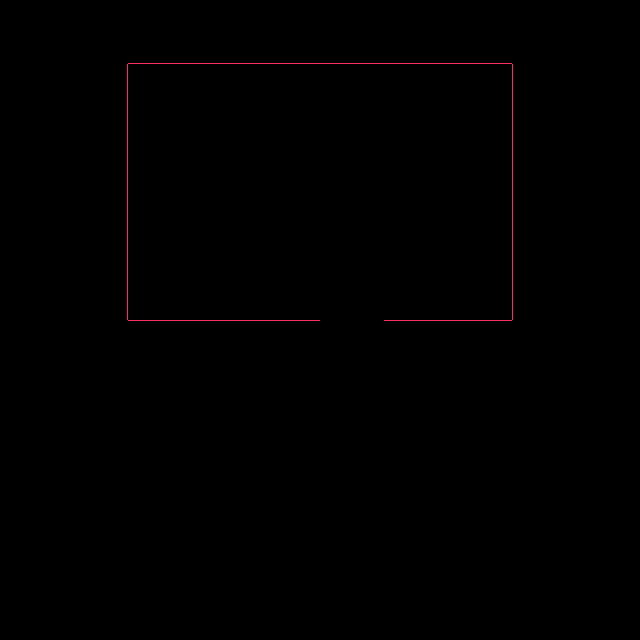

This is a level from a 2D game, rendered from its Tiled map with the project's own tilesets. A one-line summary and the complete map file follow:
An orthogonal 10x10 tile map with 64x64 px tiles, 1 tile layer (railing), 1 hidden layer not drawn, 2 tilesets.

<map version="1.0" tiledversion="1.1.6" orientation="orthogonal" renderorder="right-down" width="10" height="10" tilewidth="64" tileheight="64" infinite="0" nextobjectid="1">
 <tileset firstgid="1" name="tileSheetWinter" tilewidth="64" tileheight="64" tilecount="247" columns="13">
  <image source="tileSheetWinter.png" width="832" height="1216" />
 </tileset>
 <tileset firstgid="248" name="удалить" tilewidth="256" tileheight="256" tilecount="12" columns="3">
  <image source="tileSheetWinter.png" width="832" height="1216" />
 </tileset>
 <layer name="flour" width="10" height="10" visible="0">
  <data encoding="csv">
81,92,93,94,94,94,94,95,96,81,
81,105,106,107,107,107,107,108,109,81,
81,105,119,120,120,120,120,121,109,94,
107,107,14,15,120,120,15,16,107,107,
120,120,27,28,28,44,28,29,120,120,
120,120,40,41,41,46,41,42,120,120,
120,120,40,41,41,46,41,42,120,120,
120,19,53,54,53,70,54,55,18,120,
28,28,28,28,28,28,28,28,28,28,
50,51,51,51,51,51,51,51,51,52
</data>
 </layer>
 <layer name="railing" width="10" height="10">
  <data encoding="csv">
0,0,166,166,166,166,166,166,0,0,
0,154,0,0,0,0,0,0,153,0,
0,154,0,0,0,0,0,0,153,0,
0,154,0,0,0,0,0,0,153,0,
0,154,0,0,0,0,0,0,153,0,
0,0,167,167,167,0,167,167,0,0,
0,0,0,0,0,0,0,0,0,0,
0,0,0,0,0,0,0,0,0,0,
0,0,0,0,0,0,0,0,0,0,
0,0,0,0,0,0,0,0,0,0
</data>
 </layer>
</map>
